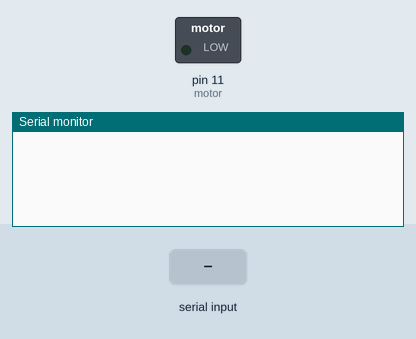
Bench run of a sketch on a simulated Arduino Uno, built with avr-gcc and run on an emulated ATmega328P. On the bench: switched loads named in the sketch (green lamp = pin HIGH), the last lines printed to the serial monitor. Inputs (shaded band) come from the test bench.

Above: at 1.0 s.
1.1 s: "90,45\n" received over the second serial link
At 1.81 s:
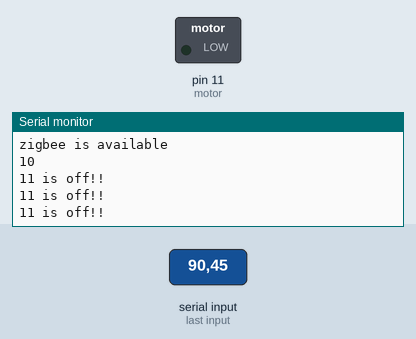
2.7 s: "30,150\n" received over the second serial link
At 2.71 s:
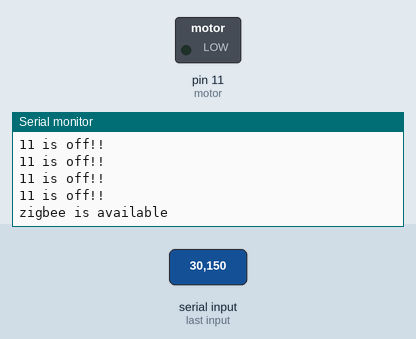
Timing chart, 0 to 5.7 s (numbered marks = the images above; inputs shaded):
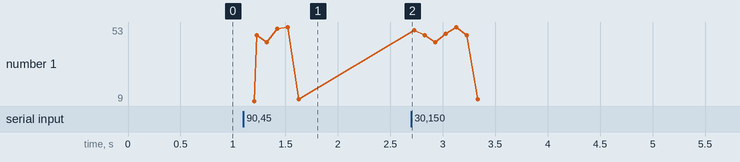

The sketch:

Reciever_nano_2.ino
```cpp
#include "SoftwareSerial.h"

SoftwareSerial zigbee(5, 7);
int songNum;
int motor = 11;
int color = 0;
char on = 1;
char off = 0;
void(* resetFunc) (void) = 0;

char AmericaTheBeautiful[40][4] = {{off, off, off, off},
  {off, off, on, off},
  {off, on, off, on},
  {off, off, off, on},
  {off, on, off, on},
  {off, on, off, on},
  {on, off, on, off},
  {off, off, off, off},
  {off, off, on, off},
  {off, on, off, off},
  {off, on, off, off},
  {on, off, off, on},
  {off, on, off, on},
  {on, off, on, off},
  {on, on, off, on},
  {off, on, off, on},
  {off, on, off, on},
  {off, on, off, on},
  {on, off, on, off},
  {on, off, off, on},
  {on, off, on, off},
  {off, off, on, off},
  {off, on, off, on},
  {off, on, off, on},
  {on, off, off, on},
  {on, off, on, off},
  {on, off, on, off},
  {on, on, off, on},
  {off, on, off, on},
  {off, on, off, on},
  {off, on, off, on},
  {on, off, on, off},
  {on, off, off, on},
  {on, off, on, off},
  {off, off, on, off},
  {off, on, off, on},
  {off, on, off, on},
  {on, off, off, on},
  {on, off, on, off},
  {off, off, off, off}
};
char DoReMi[31][4] =  {{off, off, off, off},
  {off, off, on, off},
  {off, on, off, on},
  {off, on, off, on},
  {on, off, on, off},
  {off, on, off, on},
  {off, on, off, on},
  {on, off, off, off},
  {on, off, off, on},
  {on, on, off, off},
  {off, on, off, off},
  {off, off, on, off},
  {on, off, off, off},
  {on, off, off, on},
  {off, on, off, on},
  {on, off, off, off},
  {on, off, on, off},
  {off, on, off, on},
  {off, on, off, on},
  {on, off, on, off},
  {off, on, off, on},
  {off, off, on, off},
  {off, on, off, on},
  {off, off, on, off},
  {off, on, off, on},
  {off, off, on, off},
  {off, off, off, on},
  {on, off, on, off},
  {off, on, off, on},
  {on, off, on, off},
  {off, off, off, off}
};
char Friends[34][4] =  {{off, off, off, off},
  {off, on, off, off},
  {off, off, on, off},
  {on, off, on, off},
  {on, on, off, off},
  {off, on, off, off},
  {off, off, on, off},
  {off, off, on, off},
  {off, on, off, off},
  {on, on, off, on},
  {off, on, off, off},
  {on, off, on, off},
  {off, off, off, off},
  {off, on, off, off},
  {off, off, on, off},
  {off, off, on, off},
  {off, on, off, off},
  {on, on, off, off},
  {off, on, off, off},
  {off, on, off, off},
  {off, on, off, off},
  {off, on, off, off},
  {off, off, on, off},
  {off, on, off, off},
  {off, on, off, off},
  {off, on, off, off},
  {off, off, on, off},
  {off, on, off, off},
  {off, off, on, off},
  {off, off, on, off},
  {on, off, on, off},
  {off, on, off, off},
  {on, on, off, off},
  {off, off, off, off}
};
char ItsASmallWorld[50][4] = {{off, off, off, off},
  {off, off, on, off},
  {off, on, off, on},
  {off, on, off, on},
  {on, off, on, off},
  {on, off, on, off},
  {on, off, off, on},
  {off, on, off, on},
  {on, off, on, off},
  {off, off, on, off},
  {off, on, off, on},
  {off, on, off, on},
  {on, off, on, off},
  {on, off, on, off},
  {on, off, off, on},
  {off, on, off, on},
  {on, off, on, off},
  {off, off, on, off},
  {off, on, off, on},
  {off, on, off, on},
  {on, off, on, off},
  {on, off, on, off},
  {on, off, off, on},
  {off, on, off, on},
  {on, off, on, off},
  {off, off, on, off},
  {off, on, off, on},
  {off, on, off, on},
  {on, off, on, off},
  {on, off, on, off},
  {on, off, off, on},
  {off, on, off, on},
  {on, off, on, off},
  {off, off, on, off},
  {off, on, off, on},
  {off, on, off, on},
  {on, off, on, off},
  {on, off, on, off},
  {on, off, off, on},
  {off, on, off, on},
  {on, off, on, off},
  {off, off, on, off},
  {off, on, off, on},
  {off, on, off, on},
  {on, off, on, off},
  {on, off, on, off},
  {on, off, off, on},
  {off, on, off, on},
  {on, off, on, off},
  {off, off, off, off}
};
char OverTheRainbow[45][4] = {{off, off, off, off},
  {off, off, on, off},
  {on, off, on, off},
  {off, off, on, off},
  {off, off, off, off},
  {off, off, off, on},
  {off, on, off, on},
  {off, off, on, off},
  {off, off, on, off},
  {off, on, off, on},
  {off, off, off, on},
  {off, off, on, off},
  {off, off, on, off},
  {on, on, off, off},
  {off, on, off, on},
  {off, off, off, on},
  {off, off, on, off},
  {off, off, on, off},
  {on, off, on, off},
  {off, off, on, off},
  {off, off, off, off},
  {off, off, off, on},
  {off, on, off, on},
  {off, off, on, off},
  {off, off, on, off},
  {off, on, off, on},
  {off, off, off, on},
  {off, off, on, off},
  {off, off, on, off},
  {on, on, off, off},
  {off, on, off, on},
  {off, off, off, on},
  {off, off, on, off},
  {off, off, on, off},
  {off, on, off, on},
  {off, off, on, off},
  {off, off, off, on},
  {off, on, off, on},
  {off, off, on, off},
  {off, off, off, off},
  {off, off, on, off},
  {off, off, on, off},
  {off, on, off, on},
  {off, on, off, on},
  {off, off, off, off}
};
char BallGame[21][4] = {{off, off, off, off},
  {on, off, on, off},
  {off, on, off, on},
  {on, off, on, off},
  {off, on, off, on},
  {off, off, on, off},
  {off, on, off, on},
  {on, on, off, off},
  {off, on, off, on},
  {on, off, on, off},
  {off, on, off, on},
  {on, off, on, off},
  {off, off, off, on},
  {on, off, off, on},
  {on, off, off, off},
  {off, off, on, off},
  {off, off, on, off},
  {on, off, off, off},
  {off, on, off, on},
  {on, off, on, off},
  {off, off, off, off}
};
char FelizNavidad[82][4] = {{off, off, off, off},
  {off, off, off, on},
  {off, on, off, on},
  {off, off, on, off},
  {on, off, on, off},
  {on, off, off, on},
  {off, on, off, on},
  {on, off, on, off},
  {on, off, on, off},
  {off, off, off, on},
  {off, on, off, on},
  {off, off, on, off},
  {on, off, on, off},
  {on, off, off, on},
  {off, on, off, on},
  {on, off, on, off},
  {on, off, on, off},
  {off, off, off, on},
  {off, on, off, on},
  {off, off, on, off},
  {on, off, on, off},
  {on, off, off, on},
  {off, on, off, on},
  {on, off, on, off},
  {on, off, on, off},
  {off, off, off, on},
  {off, on, off, on},
  {off, off, on, off},
  {on, off, on, off},
  {on, off, off, on},
  {off, on, off, on},
  {on, off, on, off},
  {on, off, on, off},
  {off, off, off, on},
  {off, on, off, on},
  {off, off, on, off},
  {on, off, on, off},
  {on, off, off, on},
  {off, on, off, on},
  {on, off, on, off},
  {on, off, on, off},
  {off, off, off, on},
  {off, on, off, on},
  {off, off, on, off},
  {on, off, on, off},
  {on, off, off, on},
  {off, on, off, on},
  {on, off, on, off},
  {on, off, on, off},
  {off, off, off, on},
  {off, on, off, on},
  {off, off, on, off},
  {on, off, on, off},
  {on, off, off, on},
  {off, on, off, on},
  {on, off, on, off},
  {on, off, on, off},
  {off, off, off, on},
  {off, on, off, on},
  {off, off, on, off},
  {on, off, on, off},
  {on, off, off, on},
  {off, on, off, on},
  {on, off, on, off},
  {on, off, on, off},
  {off, off, off, on},
  {off, on, off, on},
  {off, off, on, off},
  {on, off, on, off},
  {on, off, off, on},
  {off, on, off, on},
  {on, off, on, off},
  {on, off, on, off},
  {off, off, off, on},
  {off, on, off, on},
  {off, off, on, off},
  {on, off, on, off},
  {on, off, off, on},
  {off, on, off, on},
  {on, off, on, off},
  {on, off, on, off},
  {off, off, off, off}
};
char Rudolph[40][4] =  {{off, off, off, off},
  {off, off, on, off},
  {on, off, on, off},
  {off, on, off, on},
  {off, on, off, on},
  {off, on, off, on},
  {off, off, on, off},
  {on, off, on, off},
  {off, off, on, off},
  {off, on, off, on},
  {off, on, off, on},
  {off, on, off, on},
  {on, off, on, off},
  {off, off, off, on},
  {off, off, on, off},
  {off, on, off, on},
  {on, off, on, off},
  {off, on, off, off},
  {on, on, off, off},
  {off, on, off, on},
  {off, off, on, off},
  {on, off, on, off},
  {off, on, off, on},
  {off, on, off, on},
  {off, on, off, on},
  {on, off, on, off},
  {off, off, on, off},
  {off, off, off, on},
  {off, on, off, on},
  {on, off, on, off},
  {off, on, off, off},
  {on, on, off, off},
  {off, on, off, on},
  {off, off, on, off},
  {on, off, on, off},
  {off, on, off, on},
  {off, on, off, on},
  {off, on, off, on},
  {on, off, on, off},
  {off, off, off, off}
};
char SilentNight[28][4] =  {{off, off, off, off},
  {off, off, on, off},
  {off, on, off, on},
  {on, off, on, off},
  {off, off, off, on},
  {off, off, on, off},
  {off, off, off, on},
  {off, off, on, off},
  {off, on, off, off},
  {on, off, on, off},
  {on, off, on, off},
  {off, off, off, on},
  {off, off, off, on},
  {off, off, on, off},
  {off, off, on, off},
  {off, on, off, on},
  {on, off, on, off},
  {off, off, off, on},
  {off, off, on, off},
  {off, off, off, on},
  {off, off, on, off},
  {off, on, off, off},
  {on, off, on, off},
  {on, off, on, off},
  {off, off, off, on},
  {off, off, off, on},
  {off, off, on, off},
  {off, off, off, off}
};
char *songs[9] = {&(AmericaTheBeautiful[0][0]), &(DoReMi[0][0]), &(Friends[0][0]),
 &(ItsASmallWorld[0][0]), &(OverTheRainbow[0][0]), &(BallGame[0][0]), &(FelizNavidad[0][0]), &(Rudolph[0][0]), &(SilentNight[0][0])
};


void setup() {
  Serial.begin(9600);
  zigbee.begin(9600);
  pinMode(motor, OUTPUT);

  bool notKnowSong = true;
  while (notKnowSong){
    if (zigbee.available() > 0){
      int read = zigbee.read();
      if (read != NULL){
        songNum = read - 48;
        notKnowSong = false;
      }
    }
    delay(100);
  }
  Serial.println(songNum);
}


int cardNum = 0;
void loop() {
  if (cardNum < 96){
    if (zigbee.available() > 0){
      Serial.println("zigbee is available");
      int receive = zigbee.read();
      Serial.println(receive);
      if (receive == 49){
        Serial.println("New card");
        cardNum += 1;
      }
      else if (receive == 42){
        digitalWrite(motor, LOW);
        resetFunc();
      }
    }

    if (*(songs[songNum] + 4*cardNum + color) == on){
      digitalWrite(motor, HIGH);
      Serial.print(motor);
      Serial.println(" is on!!");
    }
    else if (*(songs[songNum] + 4*cardNum + color) == off){
      digitalWrite(motor, LOW);
      Serial.print(motor);
      Serial.println(" is off!!");
    }

  }
  delay(100);
 }
```

Measured:
- after the input at 1.1 s, the serial monitor: prints a new line after 0.10 s (image 1)
